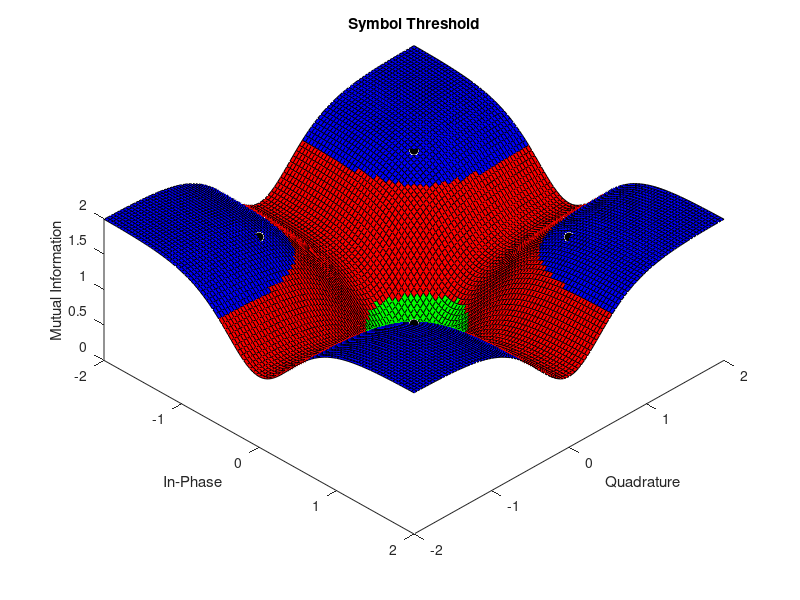

MATLAB code for this plot:
%%%%% EQUIVOCATION QUASARS %%%%%
close all; clear all;

% Creates the QPSK symbol locations
a = [1+j -1+j -1-j 1-j];

epsilon = .5;
sigmaSquared = .5;
% for sigmaSquared = .9:.1:1
for re = -50:50         % -50:50 creates a 101 x 101 grid
    for im = -50:50
        x(re+51,im+51) = (re/25) + (im/25)*j;
    end
end
real_x = real(x);
imag_x = imag(x);

fx = zeros(4, 101, 101);
fxSum = zeros(1, 101, 101);
for loop = 1:4
    fx(loop,:,:) = (1/(2*pi*sigmaSquared))*exp((-1/(2*sigmaSquared))*abs((x-1*a(loop)).^2));
    fxSum(1, :,:) = fxSum(1, :,:) + fx(loop,:,:);
end
%fxSum = fxSum/4;

p_a = zeros(4, 101, 101);
for loop = 1:4
    p_a(loop,:,:) = fx(loop,:,:) ./ fxSum;
end

H = zeros(101, 101);
% probOfX = 1 / (101*101);
sumOfProb = zeros(101, 101);
for xCoord = -50:50
    for yCoord = -50:50
        for loop = 1:4
            sumOfProb(xCoord+51,yCoord+51) = sumOfProb(xCoord+51,yCoord+51) + p_a(loop,xCoord+51,yCoord+51)*log2(p_a(loop,xCoord+51,yCoord+51));
        end
        H((xCoord+51), (yCoord+51)) = -(sumOfProb(xCoord+51, yCoord+51));
    end
end


%%%%% Plot Equivocation
% figure();
% hold on
% plot(a,'o', 'MarkerFaceColor', 'white', 'Color', 'black'); % Need to fix where this plots on the z axis
% surface(real_x, imag_x, H);
% title("\sigma^2 = " + string(sigmaSquared));
% xlabel('real');
% ylabel('imaginary');
% zlabel('Equivocation');
% view(45, 60);
% colormap(jet);
% hold off

%%%%% Plot Mutual Information

I = 2 - H;
C(I<epsilon) = 1;
C((I>=epsilon) & (I < (1+epsilon))) = 2;
C(I>=(1+epsilon)) = 3;
C = reshape(C,size(I));

a_heights = [I(76,76) I(26,76) I(26,26) I(76,26)];

figure();
hold on
plot3(real(a), imag(a), a_heights, 'o', 'MarkerFaceColor', 'black', 'Color', 'black');
surface(real_x, imag_x, I, C);
title("Symbol Threshold");
xlabel('In-Phase');
ylabel('Quadrature');
zlabel('Mutual Information');
view(45, 60);
colormap([0,1,0;1,0,0;0,0,1]);
saveas(gcf,'SymbolInformationGraph','epsc');
hold off

bits = zeros(101,101);

for c = 1:101
    for d = 1:101
        if (I(c,d) < epsilon)
            bits(c,d) = 2;
        else if (I(c,d) < 1+epsilon)
                bits(c,d) = 1;
            else
                bits (c,d) = 0;
            end
        end
    end
end
%%%%% Bits lost

% figure();
% hold on
% plot(a,'o', 'MarkerFaceColor', 'white', 'Color', 'black'); % Need to fix where this plots on the z axis
% surface(real_x, imag_x, bits);
% title("\sigma^2 = " + string(sigmaSquared));
% xlabel('real');
% ylabel('imaginary');
% zlabel('Bits');
% view(45, 60);
% colormap(jet);
